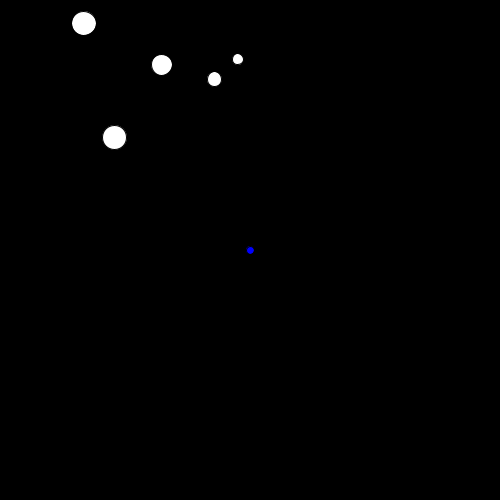
Frame 1 (no input)
Frame 60 (the mouse pressed at the canvas centre just before this capture): identical to frame 1, image omitted
Frame 120 (the mouse held since frame 60 and released just before this capture): blank canvas, image omitted

The Processing sketch that drew this single still picture (run headless with seeded random() and noise(); from frame 60 on, the mouse is pressed at the canvas centre):

// Processing sketch: CosignSimilarityTest
// ── CosignSimilarityTest.pde
/**
 This sketch was designed to test out a theory on
 using Cosign Similarity to optimise the search
 for a polygon containing the mouse.
 
 The Cosign similarity of vectors from the
 origin (blue ellipse) to the mouse (om), and 
 from the origin to the scattered points (op) 
 is used to calculate a weighting of likelihood
 that the point could be used to create a triangle
 surrounding the mouse position.
 
 This was based on the assumption that at least
 one point has to be on the opposite side of the
 mouse position from the origin to form a triangle.
 */
PVector origin;
PVector mouse;
ArrayList<PVector> points;

void setup() {
  size(500, 500);
  origin = new PVector(width/2, height/2);
  mouse = new PVector();
  points = new ArrayList<PVector>();
  for (int i=0; i < 5; i++) {
    points.add(
      new PVector(random(0, width/2), random(0, height/2))
      );
  }
}

void draw() {
  background(0);
  mouse.set(mouseX, mouseY);
  PVector om = PVector.sub(mouse, origin);
  fill(#0000FF);
  ellipse(origin, 8);
  fill(255);
  for (PVector p : points) {
    PVector op = PVector.sub(p, origin);
    float size = PVector.dot(om, op)/(om.mag()*op.mag());
    ellipse(p, pow(5, (2*size)));
  }
}

void ellipse(PVector p, float scalar) {
  ellipse(p.x, p.y, scalar, scalar);
}
